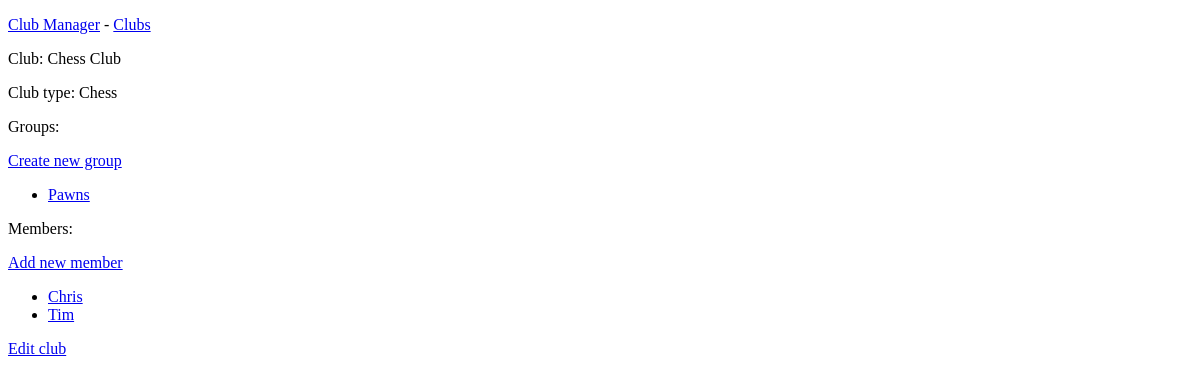
The page /club_manager/clubs/1/ on the database as committed earlier.
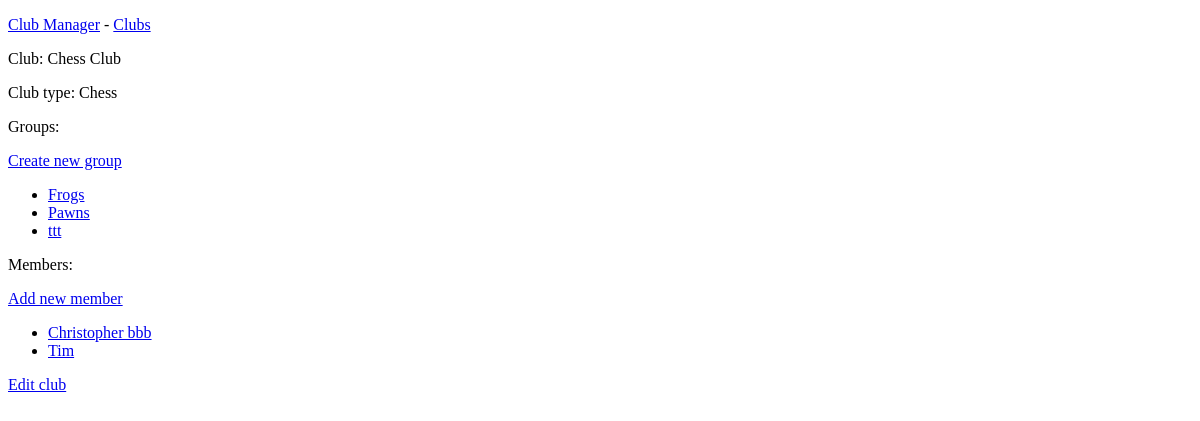
The same page on the database as committed later.
### club_manager/models.py (models this page shows)
class Group(models.Model):
    club = models.ForeignKey(Club, on_delete=models.CASCADE)
    group_name = models.CharField(max_length=100)
    def __str__(self):
        return f"{self.group_name}"

class Member(models.Model):
    club = models.ForeignKey(Club, on_delete=models.CASCADE)
    name = models.CharField(max_length=100)
    birthdate = models.DateField('birth date')
    email = models.CharField(max_length=100)
    phone = models.IntegerField()
    def __str__(self):
        return self.name

### club_manager/views.py (the view)
# urls.py: path('clubs/<int:club_id>/', views.club, name="club"),
def club(request, club_id):
    club = Club.objects.get(id=club_id)
    groups = club.group_set.order_by('group_name')
    members = club.member_set.order_by('name')
    context = {'club': club, 'groups': groups, 'members': members}
    return render(request, 'club_manager/club.html', context)

### club_manager/models.py (called while the page is built)
    def __str__(self):
        return self.club_name

### club_manager/templates/club_manager/club.html (shortened to what this page needs)
{% extends "club_manager/base.html" %}
    {% block content %}
        <p>Club: {{ club }}</p>
        <p>Club type: {{ club.club_type }}</p>
        <p>Groups:</p>
        <p>
            <a href="{% url 'club_manager:new_group' club.id %}">Create new group</a>
        </p>
            <ul>
              {% for group in groups %}
              <li>
                  <a href="{% url 'club_manager:group' group.id %}">{{ group }}</a>
              </li>
                {% empty %}
                  <li>No groups have been added to {{ club }} yet.</li>
              {% endfor %}
            </ul>
        <p>Members:</p>
        <p>
            <a href="{% url 'club_manager:new_member' club.id %}">Add new member</a>
        </p>
            <ul>
              {% for member in members %}
              <li>
                  <a href="{% url 'club_manager:member' member.id %}">{{ member }}</a>
              </li>
                {% empty %}
                  <li>No members have been added to {{ club }} yet.</li>
              {% endfor %}
            </ul>
        <p>
            <a href="{% url 'club_manager:edit_club' club.id %}">Edit club</a>
        </p>
    {% endblock content %}

Rows that differ between the two databases and show on the page:
no longer on this page (row edited): Member: name "Chris"
added Group: group_name "Frogs"
added Group: group_name "ttt"
added Member: name "Christopher bbb"
